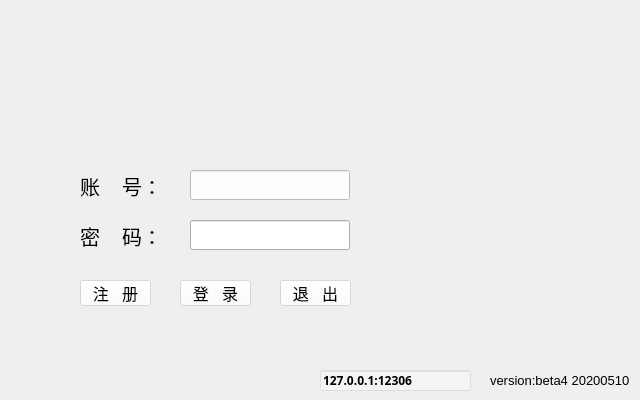
<?xml version="1.0" encoding="UTF-8"?>
<ui version="4.0">
 <class>login_window</class>
 <widget class="QWidget" name="login_window">
  <property name="geometry">
   <rect>
    <x>0</x>
    <y>0</y>
    <width>640</width>
    <height>400</height>
   </rect>
  </property>
  <property name="windowTitle">
   <string>Form</string>
  </property>
  <property name="styleSheet">
   <string notr="true">#Form{
background-image: url(:/login_bg2.png);
}</string>
  </property>
  <widget class="QLabel" name="user_label">
   <property name="geometry">
    <rect>
     <x>80</x>
     <y>170</y>
     <width>111</width>
     <height>31</height>
    </rect>
   </property>
   <property name="font">
    <font>
     <pointsize>15</pointsize>
    </font>
   </property>
   <property name="text">
    <string>账    号：</string>
   </property>
   <property name="textFormat">
    <enum>Qt::AutoText</enum>
   </property>
  </widget>
  <widget class="QLineEdit" name="user_lineEdit">
   <property name="geometry">
    <rect>
     <x>190</x>
     <y>170</y>
     <width>160</width>
     <height>30</height>
    </rect>
   </property>
   <property name="font">
    <font>
     <family>Verdana</family>
     <pointsize>15</pointsize>
     <weight>75</weight>
     <italic>false</italic>
     <bold>true</bold>
     <underline>false</underline>
     <strikeout>false</strikeout>
     <kerning>false</kerning>
    </font>
   </property>
   <property name="tabletTracking">
    <bool>true</bool>
   </property>
   <property name="styleSheet">
    <string notr="true">QLineEdit{
background-color: rgba(255, 255, 255, 90%)
}</string>
   </property>
   <property name="text">
    <string/>
   </property>
  </widget>
  <widget class="QLineEdit" name="passwd_lineEdit">
   <property name="geometry">
    <rect>
     <x>190</x>
     <y>220</y>
     <width>160</width>
     <height>30</height>
    </rect>
   </property>
   <property name="font">
    <font>
     <family>Verdana</family>
     <pointsize>15</pointsize>
     <weight>75</weight>
     <italic>false</italic>
     <bold>true</bold>
     <underline>false</underline>
     <strikeout>false</strikeout>
     <kerning>false</kerning>
    </font>
   </property>
   <property name="tabletTracking">
    <bool>true</bool>
   </property>
   <property name="text">
    <string/>
   </property>
   <property name="echoMode">
    <enum>QLineEdit::Password</enum>
   </property>
  </widget>
  <widget class="QLabel" name="passwd_label">
   <property name="geometry">
    <rect>
     <x>80</x>
     <y>220</y>
     <width>111</width>
     <height>31</height>
    </rect>
   </property>
   <property name="font">
    <font>
     <pointsize>15</pointsize>
    </font>
   </property>
   <property name="text">
    <string>密    码：</string>
   </property>
   <property name="textFormat">
    <enum>Qt::AutoText</enum>
   </property>
  </widget>
  <widget class="QPushButton" name="register_btn">
   <property name="geometry">
    <rect>
     <x>80</x>
     <y>280</y>
     <width>71</width>
     <height>26</height>
    </rect>
   </property>
   <property name="font">
    <font>
     <pointsize>12</pointsize>
    </font>
   </property>
   <property name="styleSheet">
    <string notr="true">QPushButton{
background-color: rgba(255, 255, 255, 50%)
}</string>
   </property>
   <property name="text">
    <string>注   册</string>
   </property>
   <property name="default">
    <bool>false</bool>
   </property>
   <property name="flat">
    <bool>false</bool>
   </property>
  </widget>
  <widget class="QPushButton" name="login_btn">
   <property name="geometry">
    <rect>
     <x>180</x>
     <y>280</y>
     <width>71</width>
     <height>26</height>
    </rect>
   </property>
   <property name="font">
    <font>
     <pointsize>12</pointsize>
    </font>
   </property>
   <property name="styleSheet">
    <string notr="true">QPushButton{
background-color: rgba(255, 255, 255, 50%)
}</string>
   </property>
   <property name="text">
    <string>登   录</string>
   </property>
   <property name="default">
    <bool>false</bool>
   </property>
   <property name="flat">
    <bool>false</bool>
   </property>
  </widget>
  <widget class="QPushButton" name="quit_btn">
   <property name="geometry">
    <rect>
     <x>280</x>
     <y>280</y>
     <width>71</width>
     <height>26</height>
    </rect>
   </property>
   <property name="font">
    <font>
     <pointsize>12</pointsize>
    </font>
   </property>
   <property name="styleSheet">
    <string notr="true">QPushButton{
background-color: rgba(255, 255, 255, 50%)
}</string>
   </property>
   <property name="text">
    <string>退   出</string>
   </property>
   <property name="default">
    <bool>false</bool>
   </property>
   <property name="flat">
    <bool>false</bool>
   </property>
  </widget>
  <widget class="QLabel" name="version_label">
   <property name="geometry">
    <rect>
     <x>490</x>
     <y>370</y>
     <width>141</width>
     <height>21</height>
    </rect>
   </property>
   <property name="font">
    <font>
     <family>Arial</family>
     <pointsize>10</pointsize>
    </font>
   </property>
   <property name="text">
    <string>version:beta4 20200510</string>
   </property>
  </widget>
  <widget class="QLineEdit" name="server_ip_lineEdit">
   <property name="geometry">
    <rect>
     <x>320</x>
     <y>370</y>
     <width>151</width>
     <height>21</height>
    </rect>
   </property>
   <property name="font">
    <font>
     <family>Trebuchet MS</family>
     <pointsize>9</pointsize>
     <weight>75</weight>
     <italic>false</italic>
     <bold>true</bold>
     <underline>false</underline>
     <strikeout>false</strikeout>
     <kerning>false</kerning>
    </font>
   </property>
   <property name="tabletTracking">
    <bool>true</bool>
   </property>
   <property name="styleSheet">
    <string notr="true">QLineEdit{
background-color: rgba(255, 255, 255, 30%)
}</string>
   </property>
   <property name="text">
    <string>127.0.0.1:12306</string>
   </property>
  </widget>
 </widget>
 <tabstops>
  <tabstop>user_lineEdit</tabstop>
  <tabstop>passwd_lineEdit</tabstop>
  <tabstop>login_btn</tabstop>
  <tabstop>register_btn</tabstop>
  <tabstop>quit_btn</tabstop>
  <tabstop>server_ip_lineEdit</tabstop>
 </tabstops>
 <resources>
  <include location="pic.qrc"/>
 </resources>
 <connections/>
</ui>
